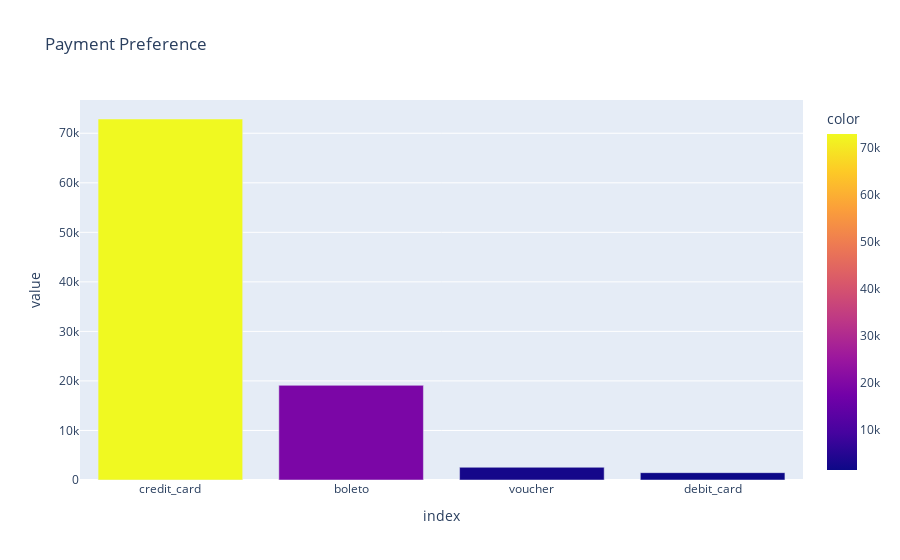

The code cell stored with this chart in its notebook:
### Code cell
x1 = df['payment_type'].value_counts()
fig = px.bar(x1, color=x1,title="Payment Preference")
fig.show()

### Figure 1 — Plotly figure (JSON) as saved in the notebook; plotly's stock layout.template omitted (floating-point values rounded to 4 significant figures)
{"data": [{"alignmentgroup": "True", "hovertemplate": "index=%{x}<br>value=%{y}<br>color=%{marker.color}<extra></extra>", "legendgroup": "", "marker": {"color": [72878, 19111, 2566, 1481], "coloraxis": "coloraxis", "pattern": {"shape": ""}}, "name": "", "offsetgroup": "", "orientation": "v", "showlegend": false, "textposition": "auto", "type": "bar", "x": ["credit_card", "boleto", "voucher", "debit_card"], "xaxis": "x", "y": [72878, 19111, 2566, 1481], "yaxis": "y"}], "layout": {"barmode": "relative", "coloraxis": {"colorbar": {"title": {"text": "color"}}, "colorscale": [[0, "#0d0887"], [0.1111, "#46039f"], [0.2222, "#7201a8"], [0.3333, "#9c179e"], [0.4444, "#bd3786"], [0.5556, "#d8576b"], [0.6667, "#ed7953"], [0.7778, "#fb9f3a"], [0.8889, "#fdca26"], [1, "#f0f921"]]}, "legend": {"tracegroupgap": 0}, "title": {"text": "Payment Preference"}, "xaxis": {"anchor": "y", "domain": [0, 1], "title": {"text": "index"}}, "yaxis": {"anchor": "x", "domain": [0, 1], "title": {"text": "value"}}}}
